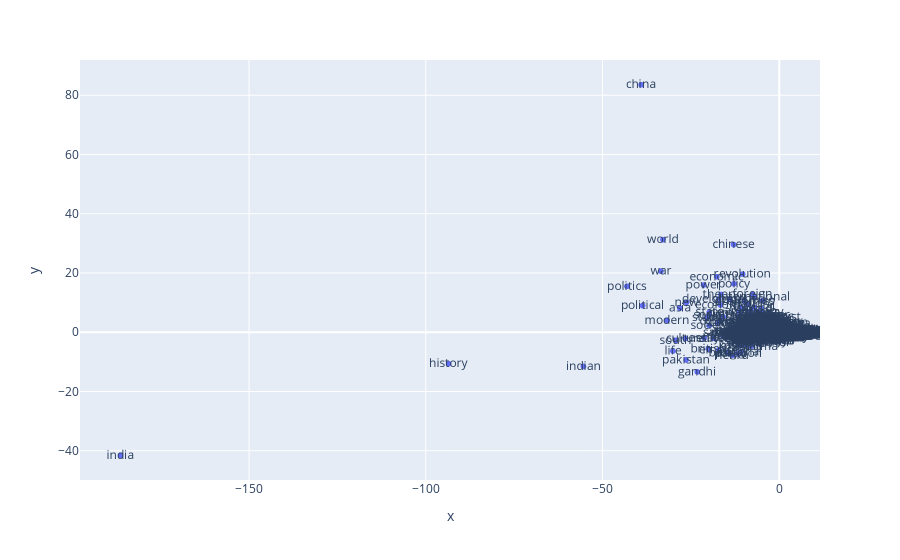

Write notebook code for a chart like this one.
### Code cell
plot_term_space(freq_trunc)

### Figure 1 — Plotly figure (JSON) as saved in the notebook; plotly's stock layout.template omitted (floating-point values rounded to 4 significant figures; data arrays with more than 128 entries replaced by an {"elided": "..."} marker saying what was removed)
{"data": [{"hovertemplate": "x=%{x}<br>y=%{y}<br>text=%{text}<extra></extra>", "legendgroup": "", "marker": {"color": "#636efa", "symbol": "circle"}, "mode": "markers+text", "name": "", "showlegend": false, "text": {"elided": "10103 str values"}, "type": "scattergl", "x": {"elided": "10103 float values"}, "xaxis": "x", "y": {"elided": "10103 float values"}, "yaxis": "y"}], "layout": {"legend": {"tracegroupgap": 0}, "margin": {"t": 60}, "xaxis": {"anchor": "y", "domain": [0, 1], "title": {"text": "x"}}, "yaxis": {"anchor": "x", "domain": [0, 1], "title": {"text": "y"}}}}
